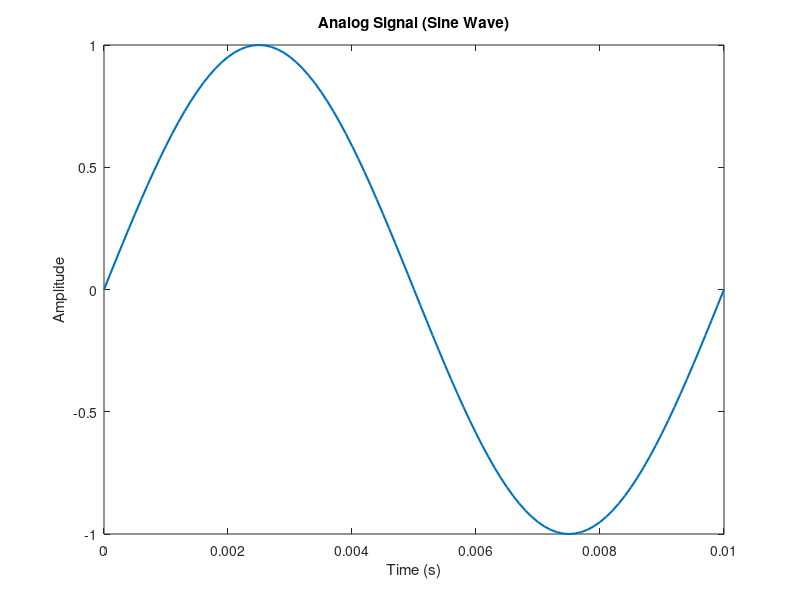
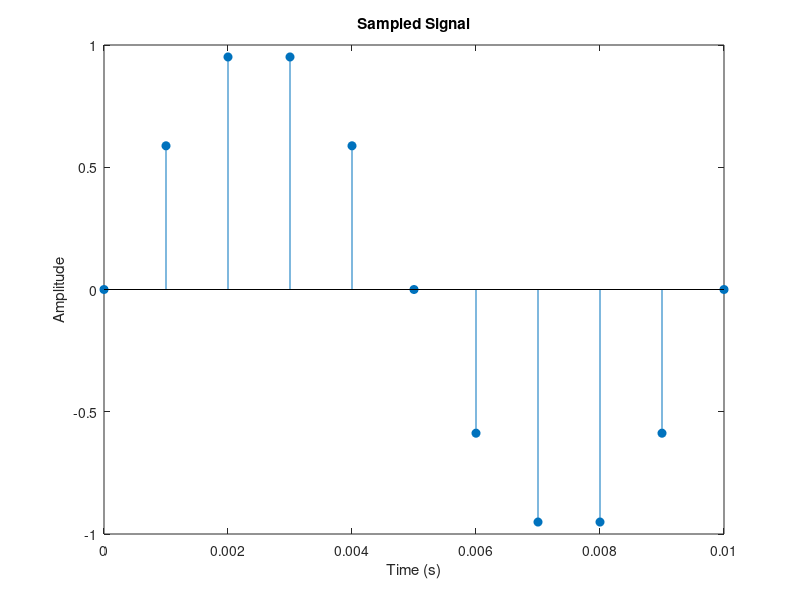
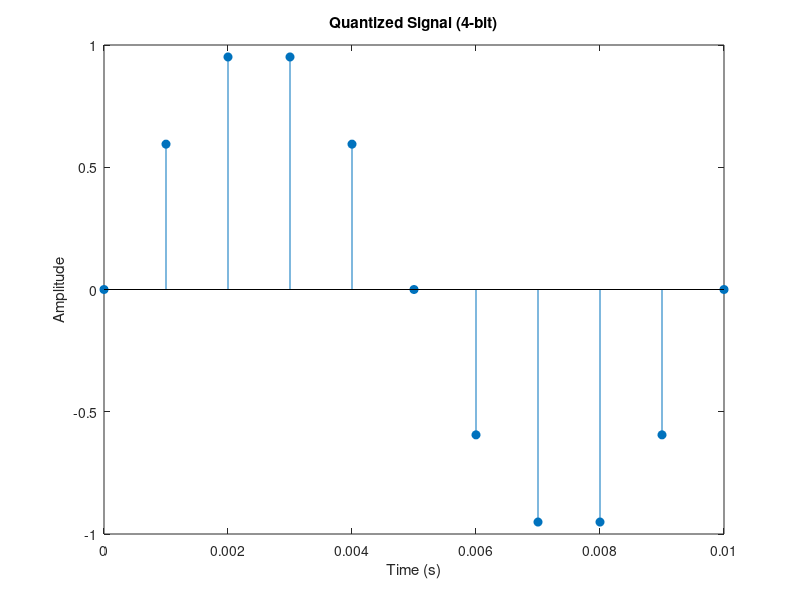

MATLAB code to generate these figures, in order:
% 1. Generate Analog Signal (conceptual)
t = 0:0.0001:0.01;       % very fine step (continuous-like time)
f = 100;                 % frequency = 100 Hz
x_analog = sin(2*pi*f*t);

figure;
plot(t, x_analog, 'LineWidth', 1.5);
title('Analog Signal (Sine Wave)');
xlabel('Time (s)'); ylabel('Amplitude');

% 2. Sampling
Fs = 1000;               % Sampling frequency = 1 kHz
Ts = 1/Fs;               % Sampling period
n = 0:Ts:0.01;           % Discrete sample points
x_sampled = sin(2*pi*f*n);

figure;
stem(n, x_sampled, 'filled');
title('Sampled Signal');
xlabel('Time (s)'); ylabel('Amplitude');

% 3. Quantization
bits = 4;                           % Number of bits
levels = 2^bits;                    % Quantization levels
x_min = min(x_sampled);
x_max = max(x_sampled);
q_step = (x_max - x_min)/levels;    % Step size

x_index = round((x_sampled - x_min)/q_step); % Map samples to indices
x_quantized = x_index*q_step + x_min;        % Map back to amplitude

figure;
stem(n, x_quantized, 'filled');
title(['Quantized Signal (' num2str(bits) '-bit)']);
xlabel('Time (s)'); ylabel('Amplitude');

% 4. Encoding (Binary Representation)
binary_codes = dec2bin(x_index, bits); % Convert indices to binary words

disp('--- First 10 encoded samples ---');
disp(binary_codes(1:10,:));

% 5. Digital Bitstream
bitstream = reshape(binary_codes.',1,[]); % Concatenate into one string
disp('--- First 40 bits of the stream ---');
disp(bitstream(1:40));

% Summary
fprintf('\nSimulation complete!\n');
fprintf('Analog -> Sampling -> Quantization -> Binary Encoding -> Digital Stream\n');
fprintf('Bits per sample: %d\n', bits);
fprintf('Total samples: %d\n', length(x_sampled));
fprintf('Total bits: %d\n', length(bitstream));